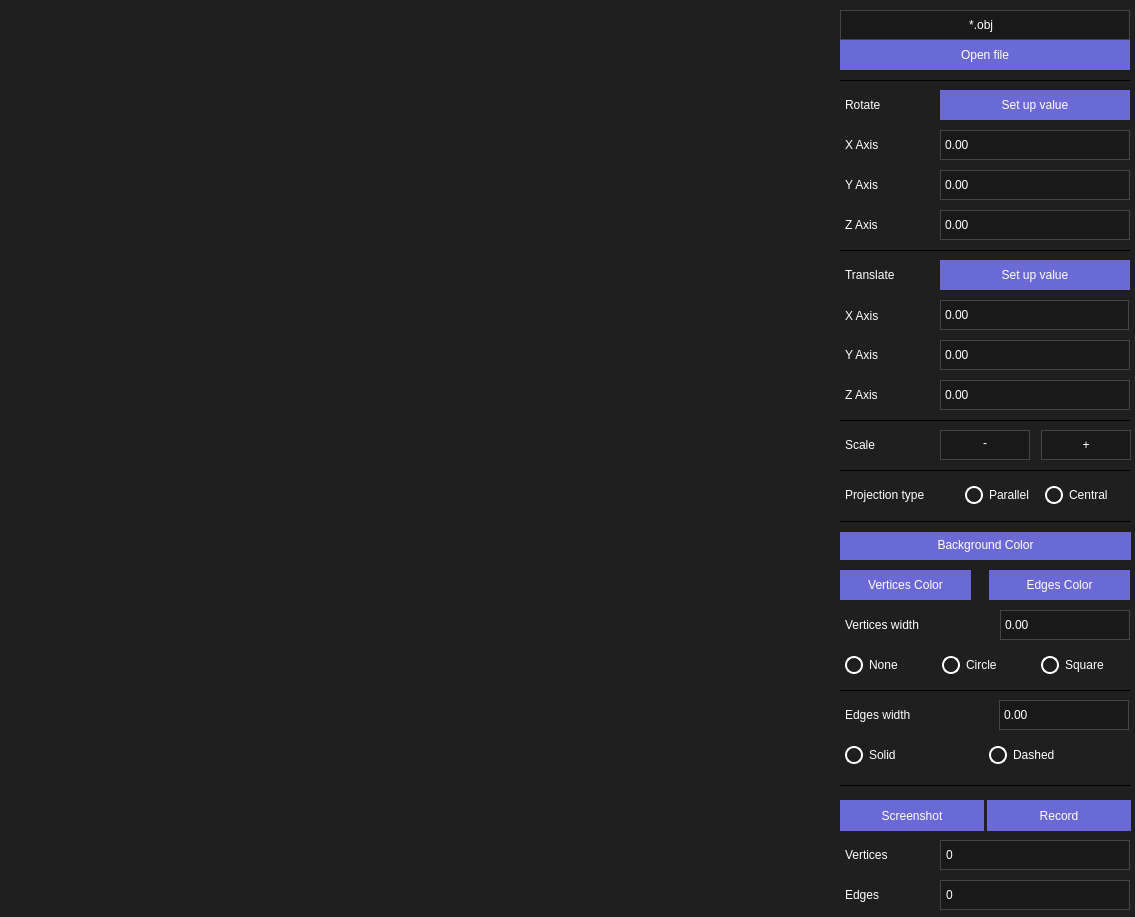
<?xml version="1.0" encoding="UTF-8"?>
<ui version="4.0">
 <class>MainWindow</class>
 <widget class="QMainWindow" name="MainWindow">
  <property name="geometry">
   <rect>
    <x>0</x>
    <y>0</y>
    <width>1135</width>
    <height>917</height>
   </rect>
  </property>
  <property name="windowTitle">
   <string>MainWindow</string>
  </property>
  <property name="styleSheet">
   <string notr="true">background-color: #1f1f1f;</string>
  </property>
  <widget class="QWidget" name="centralwidget">
   <widget class="Rendering" name="widget" native="true">
    <property name="geometry">
     <rect>
      <x>-10</x>
      <y>0</y>
      <width>841</width>
      <height>921</height>
     </rect>
    </property>
   </widget>
   <widget class="QLabel" name="label">
    <property name="geometry">
     <rect>
      <x>840</x>
      <y>10</y>
      <width>290</width>
      <height>30</height>
     </rect>
    </property>
    <property name="styleSheet">
     <string notr="true">QLabel {
background-color: #191919;
color: #ffffff;
font: 14pt &quot;Sans Serif Collection&quot;;
border-style: solid;
border-width: 1px;
border-color: #464646;
padding: 2;
}

QLabel:hover {
background-color: #3B3B3B;
}

QLabel:pressed {
background-color: #282828;
color: #cecece;
}</string>
    </property>
    <property name="text">
     <string>                                     *.obj</string>
    </property>
   </widget>
   <widget class="QPushButton" name="pathButton">
    <property name="geometry">
     <rect>
      <x>840</x>
      <y>40</y>
      <width>290</width>
      <height>30</height>
     </rect>
    </property>
    <property name="styleSheet">
     <string notr="true">QPushButton {
background-color: #6b69d6;
color: #ffffff;
font: 14pt &quot;Sans Serif Collection&quot;;
border-style: solid;
border-width: 1px;
border-color: #6b69d6;
padding: 2;
}

QPushButton:hover {
border-color: #a6a5e6;
}

QPushButton:pressed {
background-color: #797979;
border-color: #797979;
}</string>
    </property>
    <property name="text">
     <string>Open file</string>
    </property>
   </widget>
   <widget class="QLabel" name="label_6">
    <property name="geometry">
     <rect>
      <x>840</x>
      <y>300</y>
      <width>80</width>
      <height>31</height>
     </rect>
    </property>
    <property name="styleSheet">
     <string notr="true">QLabel {
color: white;
padding-left: 2;
font: 14pt &quot;Sans Serif Collection&quot;;
}</string>
    </property>
    <property name="text">
     <string>X Axis</string>
    </property>
   </widget>
   <widget class="QDoubleSpinBox" name="rotateY">
    <property name="geometry">
     <rect>
      <x>940</x>
      <y>170</y>
      <width>190</width>
      <height>30</height>
     </rect>
    </property>
    <property name="styleSheet">
     <string notr="true">QDoubleSpinBox {
background-color: #191919;
color: #ffffff;
font: 14pt &quot;Sans Serif Collection&quot;;
border-style: solid;
border-width: 1px;
border-color: #464646;
padding: 2;
}

QDoubleSpinBox:hover {
background-color: #3B3B3B;
}

QDoubleSpinBox::up-button { width: 20px;
border:0;
}

QDoubleSpinBox::down-button { width: 20px;
border: 0;
}</string>
    </property>
    <property name="minimum">
     <double>-99.000000000000000</double>
    </property>
   </widget>
   <widget class="QDoubleSpinBox" name="rotateZ">
    <property name="geometry">
     <rect>
      <x>940</x>
      <y>210</y>
      <width>190</width>
      <height>30</height>
     </rect>
    </property>
    <property name="styleSheet">
     <string notr="true">QDoubleSpinBox {
background-color: #191919;
color: #ffffff;
font: 14pt &quot;Sans Serif Collection&quot;;
border-style: solid;
border-width: 1px;
border-color: #464646;
padding: 2;
}

QDoubleSpinBox:hover {
background-color: #3B3B3B;
}

QDoubleSpinBox::up-button { width: 20px;
border:0;
}

QDoubleSpinBox::down-button { width: 20px;
border: 0;
}</string>
    </property>
    <property name="minimum">
     <double>-99.000000000000000</double>
    </property>
   </widget>
   <widget class="QDoubleSpinBox" name="moveX">
    <property name="geometry">
     <rect>
      <x>940</x>
      <y>300</y>
      <width>189</width>
      <height>30</height>
     </rect>
    </property>
    <property name="styleSheet">
     <string notr="true">QDoubleSpinBox {
background-color: #191919;
color: #ffffff;
font: 14pt &quot;Sans Serif Collection&quot;;
border-style: solid;
border-width: 1px;
border-color: #464646;
padding: 2;
}

QDoubleSpinBox:hover {
background-color: #3B3B3B;
}

QDoubleSpinBox::up-button { width: 20px;
border:0;
}

QDoubleSpinBox::down-button { width: 20px;
border: 0;
}</string>
    </property>
    <property name="minimum">
     <double>-99.000000000000000</double>
    </property>
   </widget>
   <widget class="Line" name="line">
    <property name="geometry">
     <rect>
      <x>840</x>
      <y>70</y>
      <width>290</width>
      <height>20</height>
     </rect>
    </property>
    <property name="styleSheet">
     <string notr="true">Line{color: #464646;}</string>
    </property>
    <property name="frameShadow">
     <enum>QFrame::Plain</enum>
    </property>
    <property name="lineWidth">
     <number>1</number>
    </property>
    <property name="midLineWidth">
     <number>1</number>
    </property>
    <property name="orientation">
     <enum>Qt::Horizontal</enum>
    </property>
   </widget>
   <widget class="QDoubleSpinBox" name="moveY">
    <property name="geometry">
     <rect>
      <x>940</x>
      <y>340</y>
      <width>190</width>
      <height>30</height>
     </rect>
    </property>
    <property name="styleSheet">
     <string notr="true">QDoubleSpinBox {
background-color: #191919;
color: #ffffff;
font: 14pt &quot;Sans Serif Collection&quot;;
border-style: solid;
border-width: 1px;
border-color: #464646;
padding: 2;
}

QDoubleSpinBox:hover {
background-color: #3B3B3B;
}

QDoubleSpinBox::up-button { width: 20px;
border:0;
}

QDoubleSpinBox::down-button { width: 20px;
border: 0;
}</string>
    </property>
    <property name="minimum">
     <double>-99.000000000000000</double>
    </property>
   </widget>
   <widget class="QLabel" name="label_3">
    <property name="geometry">
     <rect>
      <x>840</x>
      <y>210</y>
      <width>80</width>
      <height>30</height>
     </rect>
    </property>
    <property name="styleSheet">
     <string notr="true">QLabel {
color: white;
padding-left: 2;
font: 14pt &quot;Sans Serif Collection&quot;;
}</string>
    </property>
    <property name="text">
     <string>Z Axis</string>
    </property>
   </widget>
   <widget class="QLabel" name="label_5">
    <property name="geometry">
     <rect>
      <x>840</x>
      <y>380</y>
      <width>80</width>
      <height>30</height>
     </rect>
    </property>
    <property name="styleSheet">
     <string notr="true">QLabel {
color: white;
padding-left: 2;
font: 14pt &quot;Sans Serif Collection&quot;;
}</string>
    </property>
    <property name="text">
     <string>Z Axis</string>
    </property>
   </widget>
   <widget class="QLabel" name="label_16">
    <property name="geometry">
     <rect>
      <x>840</x>
      <y>340</y>
      <width>80</width>
      <height>30</height>
     </rect>
    </property>
    <property name="styleSheet">
     <string notr="true">QLabel {
color: white;
padding-left: 2;
font: 14pt &quot;Sans Serif Collection&quot;;
}</string>
    </property>
    <property name="text">
     <string>Y Axis</string>
    </property>
   </widget>
   <widget class="QDoubleSpinBox" name="rotateX">
    <property name="geometry">
     <rect>
      <x>940</x>
      <y>130</y>
      <width>190</width>
      <height>30</height>
     </rect>
    </property>
    <property name="styleSheet">
     <string notr="true">QDoubleSpinBox {
background-color: #191919;
color: #ffffff;
font: 14pt &quot;Sans Serif Collection&quot;;
border-style: solid;
border-width: 1px;
border-color: #464646;
padding: 2;
}

QDoubleSpinBox:hover {
background-color: #3B3B3B;
}

QDoubleSpinBox::up-button { width: 20px;
border:0;
}

QDoubleSpinBox::down-button { width: 20px;
border: 0;
}</string>
    </property>
    <property name="minimum">
     <double>-99.000000000000000</double>
    </property>
   </widget>
   <widget class="QLabel" name="label_2">
    <property name="geometry">
     <rect>
      <x>840</x>
      <y>130</y>
      <width>80</width>
      <height>30</height>
     </rect>
    </property>
    <property name="styleSheet">
     <string notr="true">QLabel {
color: white;
padding-left: 2;
font: 14pt &quot;Sans Serif Collection&quot;;
}</string>
    </property>
    <property name="text">
     <string>X Axis</string>
    </property>
   </widget>
   <widget class="QLabel" name="label_4">
    <property name="geometry">
     <rect>
      <x>840</x>
      <y>170</y>
      <width>80</width>
      <height>30</height>
     </rect>
    </property>
    <property name="styleSheet">
     <string notr="true">QLabel {
color: white;
padding-left: 2;
font: 14pt &quot;Sans Serif Collection&quot;;
}</string>
    </property>
    <property name="text">
     <string>Y Axis</string>
    </property>
   </widget>
   <widget class="QDoubleSpinBox" name="moveZ">
    <property name="geometry">
     <rect>
      <x>940</x>
      <y>380</y>
      <width>190</width>
      <height>30</height>
     </rect>
    </property>
    <property name="styleSheet">
     <string notr="true">QDoubleSpinBox {
background-color: #191919;
color: #ffffff;
font: 14pt &quot;Sans Serif Collection&quot;;
border-style: solid;
border-width: 1px;
border-color: #464646;
padding: 2;
}

QDoubleSpinBox:hover {
background-color: #3B3B3B;
}

QDoubleSpinBox::up-button { width: 20px;
border:0;
}

QDoubleSpinBox::down-button { width: 20px;
border: 0;
}</string>
    </property>
    <property name="minimum">
     <double>-99.000000000000000</double>
    </property>
   </widget>
   <widget class="QLabel" name="label_7">
    <property name="geometry">
     <rect>
      <x>840</x>
      <y>840</y>
      <width>90</width>
      <height>30</height>
     </rect>
    </property>
    <property name="styleSheet">
     <string notr="true">QLabel {
color: white;
padding-left: 2;
font: 14pt &quot;Sans Serif Collection&quot;;
}</string>
    </property>
    <property name="text">
     <string>Vertices</string>
    </property>
   </widget>
   <widget class="QLabel" name="label_8">
    <property name="geometry">
     <rect>
      <x>840</x>
      <y>880</y>
      <width>80</width>
      <height>30</height>
     </rect>
    </property>
    <property name="styleSheet">
     <string notr="true">QLabel {
color: white;
padding-left: 2;
font: 14pt &quot;Sans Serif Collection&quot;;
}</string>
    </property>
    <property name="text">
     <string>Edges</string>
    </property>
   </widget>
   <widget class="QLabel" name="label_9">
    <property name="geometry">
     <rect>
      <x>840</x>
      <y>90</y>
      <width>291</width>
      <height>30</height>
     </rect>
    </property>
    <property name="styleSheet">
     <string notr="true">QLabel {
color: white;
padding-left: 2;
font: 14pt &quot;Sans Serif Collection&quot;;
text-align: center;
}</string>
    </property>
    <property name="text">
     <string>Rotate</string>
    </property>
   </widget>
   <widget class="QLabel" name="label_10">
    <property name="geometry">
     <rect>
      <x>840</x>
      <y>260</y>
      <width>290</width>
      <height>30</height>
     </rect>
    </property>
    <property name="styleSheet">
     <string notr="true">QLabel {
color: white;
padding-left: 2;
font: 14pt &quot;Sans Serif Collection&quot;;
text-align: center;
}</string>
    </property>
    <property name="text">
     <string>Translate</string>
    </property>
   </widget>
   <widget class="QLabel" name="label_11">
    <property name="geometry">
     <rect>
      <x>840</x>
      <y>430</y>
      <width>80</width>
      <height>30</height>
     </rect>
    </property>
    <property name="styleSheet">
     <string notr="true">QLabel {
color: white;
padding-left: 2;
font: 14pt &quot;Sans Serif Collection&quot;;
}</string>
    </property>
    <property name="text">
     <string>Scale</string>
    </property>
   </widget>
   <widget class="QPushButton" name="backgroundColorButton">
    <property name="geometry">
     <rect>
      <x>840</x>
      <y>530</y>
      <width>291</width>
      <height>30</height>
     </rect>
    </property>
    <property name="styleSheet">
     <string notr="true">QPushButton {
background-color: #6b69d6;
color: #ffffff;
font: 14pt &quot;Sans Serif Collection&quot;;
border-style: solid;
border-width: 1px;
border-color: #6b69d6;
padding: 2;
}

QPushButton:hover {
border-color: #a6a5e6;
}

QPushButton:pressed {
background-color: #797979;
border-color: #797979;
}</string>
    </property>
    <property name="text">
     <string>Background Color</string>
    </property>
   </widget>
   <widget class="QLabel" name="label_12">
    <property name="geometry">
     <rect>
      <x>840</x>
      <y>480</y>
      <width>101</width>
      <height>30</height>
     </rect>
    </property>
    <property name="styleSheet">
     <string notr="true">QLabel {
color: white;
padding-left: 2;
font: 14pt &quot;Sans Serif Collection&quot;;
}</string>
    </property>
    <property name="text">
     <string>Projection type</string>
    </property>
   </widget>
   <widget class="QRadioButton" name="parallelRButtons">
    <property name="geometry">
     <rect>
      <x>960</x>
      <y>480</y>
      <width>81</width>
      <height>30</height>
     </rect>
    </property>
    <property name="styleSheet">
     <string notr="true">QRadioButton {
padding-left: 5px;
color: #ffffff;
font: 14pt &quot;Sans Serif Collection&quot;;
}

QRadioButton:hover {
border-style: solid;
border-width: 2px;
border-color: #6b69d6;}

QRadioButton:pressed {
background-color: #282828;
color: #cecece;
}

QRadioButton::indicator {
width: 14px;
height: 14px;
border-radius: 9px;
border: 2px solid  #ffffff;
}

QRadioButton::indicator:checked {
width: 10px;
height: 10px;
border: 4px solid  #6b69d6;
border-radius: 9px;
}</string>
    </property>
    <property name="text">
     <string>Parallel </string>
    </property>
    <attribute name="buttonGroup">
     <string notr="true">projectionRButtons</string>
    </attribute>
   </widget>
   <widget class="QRadioButton" name="centralRButton">
    <property name="geometry">
     <rect>
      <x>1040</x>
      <y>480</y>
      <width>91</width>
      <height>30</height>
     </rect>
    </property>
    <property name="styleSheet">
     <string notr="true">QRadioButton {
padding-left: 5px;
color: #ffffff;
font: 14pt &quot;Sans Serif Collection&quot;;
}

QRadioButton:hover {
border-style: solid;
border-width: 2px;
border-color: #6b69d6;}

QRadioButton:pressed {
background-color: #282828;
color: #cecece;
}

QRadioButton::indicator {
width: 14px;
height: 14px;
border-radius: 9px;
border: 2px solid  #ffffff;
}

QRadioButton::indicator:checked {
width: 10px;
height: 10px;
border: 4px solid  #6b69d6;
border-radius: 9px;
}</string>
    </property>
    <property name="text">
     <string>Central</string>
    </property>
    <attribute name="buttonGroup">
     <string notr="true">projectionRButtons</string>
    </attribute>
   </widget>
   <widget class="QDoubleSpinBox" name="verticesWidth">
    <property name="geometry">
     <rect>
      <x>1000</x>
      <y>610</y>
      <width>130</width>
      <height>30</height>
     </rect>
    </property>
    <property name="styleSheet">
     <string notr="true">QDoubleSpinBox {
background-color: #191919;
color: #ffffff;
font: 14pt &quot;Sans Serif Collection&quot;;
border-style: solid;
border-width: 1px;
border-color: #464646;
padding: 2;
}

QDoubleSpinBox:hover {
background-color: #3B3B3B;
}

QDoubleSpinBox::up-button { width: 20px;
border:0;
}

QDoubleSpinBox::down-button { width: 20px;
border: 0;
}</string>
    </property>
   </widget>
   <widget class="QRadioButton" name="noneInVertices">
    <property name="geometry">
     <rect>
      <x>840</x>
      <y>650</y>
      <width>95</width>
      <height>30</height>
     </rect>
    </property>
    <property name="styleSheet">
     <string notr="true">QRadioButton {
padding-left: 5px;
color: #ffffff;
font: 14pt &quot;Sans Serif Collection&quot;;
}

QRadioButton:hover {
border-style: solid;
border-width: 2px;
border-color: #6b69d6;}

QRadioButton:pressed {
background-color: #282828;
color: #cecece;
}

QRadioButton::indicator {
width: 14px;
height: 14px;
border-radius: 9px;
border: 2px solid  #ffffff;
}

QRadioButton::indicator:checked {
width: 10px;
height: 10px;
border: 4px solid  #6b69d6;
border-radius: 9px;
}</string>
    </property>
    <property name="text">
     <string>None</string>
    </property>
    <attribute name="buttonGroup">
     <string notr="true">vertexTypeRButtons</string>
    </attribute>
   </widget>
   <widget class="Line" name="line_6">
    <property name="geometry">
     <rect>
      <x>840</x>
      <y>680</y>
      <width>290</width>
      <height>20</height>
     </rect>
    </property>
    <property name="styleSheet">
     <string notr="true">Line{color: #464646;}</string>
    </property>
    <property name="frameShadow">
     <enum>QFrame::Plain</enum>
    </property>
    <property name="orientation">
     <enum>Qt::Horizontal</enum>
    </property>
   </widget>
   <widget class="QRadioButton" name="squareInVertices">
    <property name="geometry">
     <rect>
      <x>1036</x>
      <y>650</y>
      <width>95</width>
      <height>30</height>
     </rect>
    </property>
    <property name="styleSheet">
     <string notr="true">QRadioButton {
padding-left: 5px;
color: #ffffff;
font: 14pt &quot;Sans Serif Collection&quot;;
}

QRadioButton:hover {
border-style: solid;
border-width: 2px;
border-color: #6b69d6;}

QRadioButton:pressed {
background-color: #282828;
color: #cecece;
}

QRadioButton::indicator {
width: 14px;
height: 14px;
border-radius: 9px;
border: 2px solid  #ffffff;
}

QRadioButton::indicator:checked {
width: 10px;
height: 10px;
border: 4px solid  #6b69d6;
border-radius: 9px;
}</string>
    </property>
    <property name="text">
     <string>Square</string>
    </property>
    <attribute name="buttonGroup">
     <string notr="true">vertexTypeRButtons</string>
    </attribute>
   </widget>
   <widget class="QRadioButton" name="circleInVertices">
    <property name="geometry">
     <rect>
      <x>937</x>
      <y>650</y>
      <width>95</width>
      <height>30</height>
     </rect>
    </property>
    <property name="styleSheet">
     <string notr="true">QRadioButton {
padding-left: 5px;
color: #ffffff;
font: 14pt &quot;Sans Serif Collection&quot;;
}

QRadioButton:hover {
border-style: solid;
border-width: 2px;
border-color: #6b69d6;}

QRadioButton:pressed {
background-color: #282828;
color: #cecece;
}

QRadioButton::indicator {
width: 14px;
height: 14px;
border-radius: 9px;
border: 2px solid  #ffffff;
}

QRadioButton::indicator:checked {
width: 10px;
height: 10px;
border: 4px solid  #6b69d6;
border-radius: 9px;
}</string>
    </property>
    <property name="text">
     <string>Circle</string>
    </property>
    <attribute name="buttonGroup">
     <string notr="true">vertexTypeRButtons</string>
    </attribute>
   </widget>
   <widget class="QPushButton" name="recordButton">
    <property name="geometry">
     <rect>
      <x>987</x>
      <y>800</y>
      <width>144</width>
      <height>31</height>
     </rect>
    </property>
    <property name="styleSheet">
     <string notr="true">QPushButton {
background-color: #6b69d6;
color: #ffffff;
font: 14pt &quot;Sans Serif Collection&quot;;
border-style: solid;
border-width: 1px;
border-color: #6b69d6;
padding: 2;
}

QPushButton:hover {
border-color: #a6a5e6;
}

QPushButton:pressed {
background-color: #797979;
border-color: #797979;
}</string>
    </property>
    <property name="text">
     <string>Record</string>
    </property>
   </widget>
   <widget class="QLabel" name="label_13">
    <property name="geometry">
     <rect>
      <x>840</x>
      <y>700</y>
      <width>160</width>
      <height>30</height>
     </rect>
    </property>
    <property name="styleSheet">
     <string notr="true">QLabel {
color: white;
padding-left: 2;
font: 14pt &quot;Sans Serif Collection&quot;;
}</string>
    </property>
    <property name="text">
     <string>Edges width</string>
    </property>
   </widget>
   <widget class="Line" name="line_4">
    <property name="enabled">
     <bool>true</bool>
    </property>
    <property name="geometry">
     <rect>
      <x>840</x>
      <y>775</y>
      <width>291</width>
      <height>20</height>
     </rect>
    </property>
    <property name="styleSheet">
     <string notr="true">Line{color: #464646;}</string>
    </property>
    <property name="frameShadow">
     <enum>QFrame::Plain</enum>
    </property>
    <property name="orientation">
     <enum>Qt::Horizontal</enum>
    </property>
   </widget>
   <widget class="QRadioButton" name="solidType">
    <property name="geometry">
     <rect>
      <x>840</x>
      <y>740</y>
      <width>140</width>
      <height>30</height>
     </rect>
    </property>
    <property name="styleSheet">
     <string notr="true">QRadioButton {
padding-left: 5px;
color: #ffffff;
font: 14pt &quot;Sans Serif Collection&quot;;
}

QRadioButton:hover {
border-style: solid;
border-width: 2px;
border-color: #6b69d6;}

QRadioButton:pressed {
background-color: #282828;
color: #cecece;
}

QRadioButton::indicator {
width: 14px;
height: 14px;
border-radius: 9px;
border: 2px solid  #ffffff;
}

QRadioButton::indicator:checked {
width: 10px;
height: 10px;
border: 4px solid  #6b69d6;
border-radius: 9px;
}</string>
    </property>
    <property name="text">
     <string>Solid</string>
    </property>
    <attribute name="buttonGroup">
     <string notr="true">edgesTypeRButtons</string>
    </attribute>
   </widget>
   <widget class="QRadioButton" name="dashedType">
    <property name="geometry">
     <rect>
      <x>984</x>
      <y>740</y>
      <width>140</width>
      <height>30</height>
     </rect>
    </property>
    <property name="styleSheet">
     <string notr="true">QRadioButton {
padding-left: 5px;
color: #ffffff;
font: 14pt &quot;Sans Serif Collection&quot;;
}

QRadioButton:hover {
border-style: solid;
border-width: 2px;
border-color: #6b69d6;}

QRadioButton:pressed {
background-color: #282828;
color: #cecece;
}

QRadioButton::indicator {
width: 14px;
height: 14px;
border-radius: 9px;
border: 2px solid  #ffffff;
}

QRadioButton::indicator:checked {
width: 10px;
height: 10px;
border: 4px solid  #6b69d6;
border-radius: 9px;
}</string>
    </property>
    <property name="text">
     <string>Dashed</string>
    </property>
    <attribute name="buttonGroup">
     <string notr="true">edgesTypeRButtons</string>
    </attribute>
   </widget>
   <widget class="QDoubleSpinBox" name="edgesWidth">
    <property name="geometry">
     <rect>
      <x>999</x>
      <y>700</y>
      <width>130</width>
      <height>30</height>
     </rect>
    </property>
    <property name="styleSheet">
     <string notr="true">QDoubleSpinBox {
background-color: #191919;
color: #ffffff;
font: 14pt &quot;Sans Serif Collection&quot;;
border-style: solid;
border-width: 1px;
border-color: #464646;
padding: 2;
}

QDoubleSpinBox:hover {
background-color: #3B3B3B;
}

QDoubleSpinBox::up-button { width: 20px;
border:0;
}

QDoubleSpinBox::down-button { width: 20px;
border: 0;
}</string>
    </property>
   </widget>
   <widget class="QPushButton" name="screenButton">
    <property name="geometry">
     <rect>
      <x>840</x>
      <y>800</y>
      <width>144</width>
      <height>31</height>
     </rect>
    </property>
    <property name="styleSheet">
     <string notr="true">QPushButton {
background-color: #6b69d6;
color: #ffffff;
font: 14pt &quot;Sans Serif Collection&quot;;
border-style: solid;
border-width: 1px;
border-color: #6b69d6;
padding: 2;
}

QPushButton:hover {
border-color: #a6a5e6;
}

QPushButton:pressed {
background-color: #797979;
border-color: #797979;
}</string>
    </property>
    <property name="text">
     <string>Screenshot</string>
    </property>
   </widget>
   <widget class="QLabel" name="label_15">
    <property name="geometry">
     <rect>
      <x>840</x>
      <y>610</y>
      <width>160</width>
      <height>30</height>
     </rect>
    </property>
    <property name="styleSheet">
     <string notr="true">QLabel {
color: white;
padding-left: 2;
font: 14pt &quot;Sans Serif Collection&quot;;
}</string>
    </property>
    <property name="text">
     <string>Vertices width</string>
    </property>
   </widget>
   <widget class="QPushButton" name="verticesColorButton">
    <property name="geometry">
     <rect>
      <x>840</x>
      <y>570</y>
      <width>131</width>
      <height>30</height>
     </rect>
    </property>
    <property name="styleSheet">
     <string notr="true">QPushButton {
background-color: #6b69d6;
color: #ffffff;
font: 14pt &quot;Sans Serif Collection&quot;;
border-style: solid;
border-width: 1px;
border-color: #6b69d6;
padding: 2;
}

QPushButton:hover {
border-color: #a6a5e6;
}

QPushButton:pressed {
background-color: #797979;
border-color: #797979;
}</string>
    </property>
    <property name="text">
     <string>Vertices Color</string>
    </property>
   </widget>
   <widget class="QPushButton" name="edgesColorButton">
    <property name="geometry">
     <rect>
      <x>989</x>
      <y>570</y>
      <width>141</width>
      <height>30</height>
     </rect>
    </property>
    <property name="styleSheet">
     <string notr="true">QPushButton {
background-color: #6b69d6;
color: #ffffff;
font: 14pt &quot;Sans Serif Collection&quot;;
border-style: solid;
border-width: 1px;
border-color: #6b69d6;
padding: 2;
}

QPushButton:hover {
border-color: #a6a5e6;
}

QPushButton:pressed {
background-color: #797979;
border-color: #797979;
}</string>
    </property>
    <property name="text">
     <string>Edges Color</string>
    </property>
   </widget>
   <widget class="QPushButton" name="setupRotationButton">
    <property name="geometry">
     <rect>
      <x>940</x>
      <y>90</y>
      <width>190</width>
      <height>30</height>
     </rect>
    </property>
    <property name="styleSheet">
     <string notr="true">QPushButton {
background-color: #6b69d6;
color: #ffffff;
font: 14pt &quot;Sans Serif Collection&quot;;
border-style: solid;
border-width: 1px;
border-color: #6b69d6;
padding: 2;
}

QPushButton:hover {
border-color: #a6a5e6;
}

QPushButton:pressed {
background-color: #797979;
border-color: #797979;
}</string>
    </property>
    <property name="text">
     <string>Set up value</string>
    </property>
   </widget>
   <widget class="QLabel" name="vertices">
    <property name="geometry">
     <rect>
      <x>940</x>
      <y>840</y>
      <width>190</width>
      <height>30</height>
     </rect>
    </property>
    <property name="styleSheet">
     <string notr="true">QLabel {
background-color: #191919;
color: #ffffff;
font: 14pt &quot;Sans Serif Collection&quot;;
border-style: solid;
border-width: 1px;
border-color: #464646;
padding: 2;
}

QLabel:hover {
background-color: #3B3B3B;
}</string>
    </property>
    <property name="text">
     <string>0</string>
    </property>
   </widget>
   <widget class="QLabel" name="edges">
    <property name="geometry">
     <rect>
      <x>940</x>
      <y>880</y>
      <width>190</width>
      <height>30</height>
     </rect>
    </property>
    <property name="styleSheet">
     <string notr="true">QLabel {
background-color: #191919;
color: #ffffff;
font: 14pt &quot;Sans Serif Collection&quot;;
border-style: solid;
border-width: 1px;
border-color: #464646;
padding: 2;
}

QLabel:hover {
background-color: #3B3B3B;
}</string>
    </property>
    <property name="text">
     <string>0</string>
    </property>
   </widget>
   <widget class="QPushButton" name="lowerScaleButton">
    <property name="geometry">
     <rect>
      <x>940</x>
      <y>430</y>
      <width>90</width>
      <height>30</height>
     </rect>
    </property>
    <property name="styleSheet">
     <string notr="true">QPushButton {
background-color: #191919;
color: #ffffff;
font: 20pt &quot;Sans Serif Collection&quot;;
border-style: solid;
border-width: 1px;
border-color: #464646;
padding-bottom: 5;
}

QPushButton:hover {
background-color: #3B3B3B;
}</string>
    </property>
    <property name="text">
     <string>-</string>
    </property>
   </widget>
   <widget class="QPushButton" name="hiegherScaleButton">
    <property name="geometry">
     <rect>
      <x>1041</x>
      <y>430</y>
      <width>90</width>
      <height>30</height>
     </rect>
    </property>
    <property name="styleSheet">
     <string notr="true">QPushButton {
background-color: #191919;
color: #ffffff;
font: 14pt &quot;Sans Serif Collection&quot;;
border-style: solid;
border-width: 1px;
border-color: #464646;
padding: 2;
}

QPushButton:hover {
background-color: #3B3B3B;
}</string>
    </property>
    <property name="text">
     <string>+</string>
    </property>
   </widget>
   <widget class="QPushButton" name="setupTranslateButton">
    <property name="geometry">
     <rect>
      <x>940</x>
      <y>260</y>
      <width>190</width>
      <height>30</height>
     </rect>
    </property>
    <property name="styleSheet">
     <string notr="true">QPushButton {
background-color: #6b69d6;
color: #ffffff;
font: 14pt &quot;Sans Serif Collection&quot;;
border-style: solid;
border-width: 1px;
border-color: #6b69d6;
padding: 2;
}

QPushButton:hover {
border-color: #a6a5e6;
}

QPushButton:pressed {
background-color: #797979;
border-color: #797979;
}</string>
    </property>
    <property name="text">
     <string>Set up value</string>
    </property>
   </widget>
   <widget class="Line" name="line_3">
    <property name="geometry">
     <rect>
      <x>840</x>
      <y>240</y>
      <width>290</width>
      <height>20</height>
     </rect>
    </property>
    <property name="styleSheet">
     <string notr="true">Line{color: #464646;}</string>
    </property>
    <property name="frameShadow">
     <enum>QFrame::Plain</enum>
    </property>
    <property name="lineWidth">
     <number>1</number>
    </property>
    <property name="midLineWidth">
     <number>1</number>
    </property>
    <property name="orientation">
     <enum>Qt::Horizontal</enum>
    </property>
   </widget>
   <widget class="Line" name="line_5">
    <property name="geometry">
     <rect>
      <x>840</x>
      <y>410</y>
      <width>290</width>
      <height>20</height>
     </rect>
    </property>
    <property name="styleSheet">
     <string notr="true">Line{color: #464646;}</string>
    </property>
    <property name="frameShadow">
     <enum>QFrame::Plain</enum>
    </property>
    <property name="lineWidth">
     <number>1</number>
    </property>
    <property name="midLineWidth">
     <number>1</number>
    </property>
    <property name="orientation">
     <enum>Qt::Horizontal</enum>
    </property>
   </widget>
   <widget class="Line" name="line_8">
    <property name="geometry">
     <rect>
      <x>840</x>
      <y>460</y>
      <width>290</width>
      <height>20</height>
     </rect>
    </property>
    <property name="styleSheet">
     <string notr="true">Line{color: #464646;}</string>
    </property>
    <property name="frameShadow">
     <enum>QFrame::Plain</enum>
    </property>
    <property name="lineWidth">
     <number>1</number>
    </property>
    <property name="midLineWidth">
     <number>1</number>
    </property>
    <property name="orientation">
     <enum>Qt::Horizontal</enum>
    </property>
   </widget>
   <widget class="Line" name="line_9">
    <property name="geometry">
     <rect>
      <x>840</x>
      <y>510</y>
      <width>291</width>
      <height>22</height>
     </rect>
    </property>
    <property name="styleSheet">
     <string notr="true">Line{color: #464646;}</string>
    </property>
    <property name="frameShadow">
     <enum>QFrame::Plain</enum>
    </property>
    <property name="orientation">
     <enum>Qt::Horizontal</enum>
    </property>
   </widget>
  </widget>
 </widget>
 <customwidgets>
  <customwidget>
   <class>Rendering</class>
   <extends>QWidget</extends>
   <header>rendering.h</header>
   <container>1</container>
  </customwidget>
 </customwidgets>
 <resources/>
 <connections/>
 <buttongroups>
  <buttongroup name="vertexTypeRButtons"/>
  <buttongroup name="projectionRButtons"/>
  <buttongroup name="edgesTypeRButtons"/>
 </buttongroups>
</ui>
